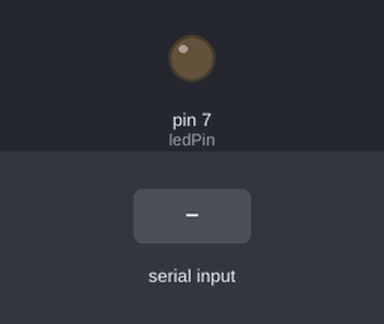
A sketch run on a simulated Arduino Uno, built with avr-gcc and run on an emulated ATmega328P. On the bench: output pins drawn as LEDs (lit = HIGH). The inputs (shaded band) are chosen by the test bench.

Above: at 1.2 s.
1.3 s: "ON\n" received over Serial
At 2.5 s:
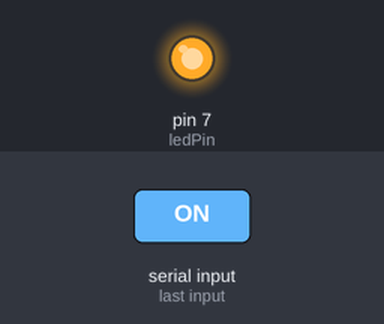
2.8 s: "OFF\n" received over Serial
At 3.7 s:
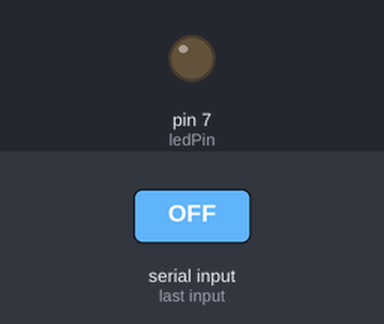
Timing chart, 0 to 5.8 s (numbered marks = the images above; inputs shaded):
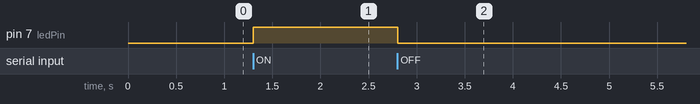

The sketch:

Aru.ino
```cpp
int ledPin = 7;

void setup() {
  pinMode(ledPin, OUTPUT);
  digitalWrite(ledPin, LOW);
  Serial.begin(9600);
}

void loop() {
  if (Serial.available()) {
    String command = Serial.readStringUntil('\n');
    command.trim();

    if (command == "ON") {
      digitalWrite(ledPin, HIGH);
    }

    if (command == "OFF") {
      digitalWrite(ledPin, LOW);
    }
  }
}
```

Measured:
- after the input at 1.3 s, pin 7 (ledPin): LOW → HIGH at once
- after the input at 2.8 s, pin 7 (ledPin): HIGH → LOW at once
